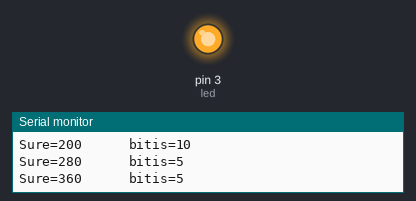
A sketch run on a simulated Arduino Uno, built with avr-gcc and run on an emulated ATmega328P. Parts: output pins drawn as LEDs (lit = HIGH), the last lines printed to the serial monitor.

Above: at 12.98 s.
At 20.5 s:
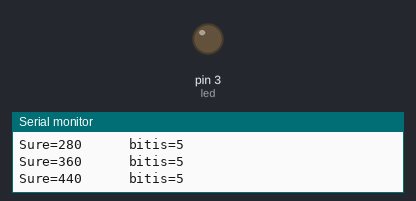
Timing chart, 0 to 27.0 s (numbered marks = the images above):
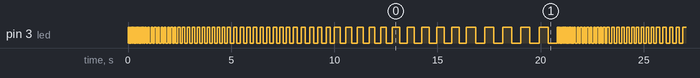

The sketch:

sketch_jan8f.ino
```cpp
#define led 3//10 kere yanıyo sonra reset yapıp bidaha 10 kere yanıyo
int sure=40;
byte bitis=10;
byte artis=40;
int sayac=0;

void setup()
{
    pinMode(led,OUTPUT);
    Serial.begin(9600);
}

void loop()
{
    if(sure>160)
    {
      bitis=5;
      artis=80;
    }
    for(int i=0;i<bitis;i++)
    {
      digitalWrite(led,HIGH);
      delay(sure);
      digitalWrite(led,LOW);
      delay(sure);
    }

    sure+=artis;

    if(sure>440)//geçince reset yapacak
    {
      sayac++;
      sure=40;
      bitis=10;
      artis=40;
      Serial.print("*************");
      Serial.print(sayac);
     Serial.println(".   BİTTİ************");


    }
    Serial.print("Sure=");
    Serial.print(sure);
    Serial.print("      bitis=");
    Serial.println(bitis);

}
```

Measured:
- by itself, pin 3 (led): moves between LOW and HIGH, repeating every 20.8 s
- by itself, everything shown: repeats every 20.8 s, in 120 steps
